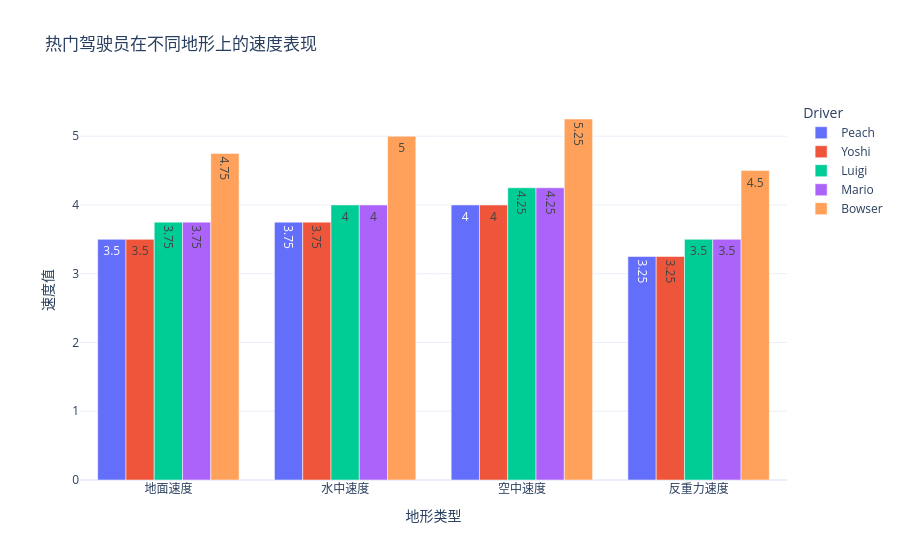

The notebook cell this image was saved under:
### Code cell
def create_terrain_performance(df, name_col, entities, title):
    
    terrain_cols = ['GroundSpeed', 'WaterSpeed', 'AirSpeed', 'AntiGravitySpeed']

    filtered_df = df[df[name_col].isin(entities)]

    fig = go.Figure()
    
    for _, row in filtered_df.iterrows():
        entity_name = row[name_col]
        values = [row[col] for col in terrain_cols]
        
        fig.add_trace(go.Bar(
            x=terrain_cols,
            y=values,
            name=entity_name,
            text=np.round(values, 2),
            textposition='auto'
        ))
    

    fig.update_layout(
        title=title,
        xaxis_title="地形类型",
        yaxis_title="速度值",
        legend_title=name_col,
        barmode='group'
    )
    
    terrain_labels = ['地面速度', '水中速度', '空中速度', '反重力速度']
    fig.update_xaxes(ticktext=terrain_labels, tickvals=terrain_cols)
    
    return fig

terrain_performance = create_terrain_performance(
    drivers_df,
    'Driver',
    ['Mario', 'Luigi', 'Peach', 'Bowser', 'Yoshi'],
    '热门驾驶员在不同地形上的速度表现'
)
terrain_performance.show()

### Figure 1 — Plotly figure (JSON) as saved in the notebook; plotly's stock layout.template omitted (floating-point values rounded to 4 significant figures)
{"data": [{"name": "Peach", "text": [3.5, 3.75, 4, 3.25], "textposition": "auto", "type": "bar", "x": ["GroundSpeed", "WaterSpeed", "AirSpeed", "AntiGravitySpeed"], "y": [3.5, 3.75, 4, 3.25]}, {"name": "Yoshi", "text": [3.5, 3.75, 4, 3.25], "textposition": "auto", "type": "bar", "x": ["GroundSpeed", "WaterSpeed", "AirSpeed", "AntiGravitySpeed"], "y": [3.5, 3.75, 4, 3.25]}, {"name": "Luigi", "text": [3.75, 4, 4.25, 3.5], "textposition": "auto", "type": "bar", "x": ["GroundSpeed", "WaterSpeed", "AirSpeed", "AntiGravitySpeed"], "y": [3.75, 4, 4.25, 3.5]}, {"name": "Mario", "text": [3.75, 4, 4.25, 3.5], "textposition": "auto", "type": "bar", "x": ["GroundSpeed", "WaterSpeed", "AirSpeed", "AntiGravitySpeed"], "y": [3.75, 4, 4.25, 3.5]}, {"name": "Bowser", "text": [4.75, 5, 5.25, 4.5], "textposition": "auto", "type": "bar", "x": ["GroundSpeed", "WaterSpeed", "AirSpeed", "AntiGravitySpeed"], "y": [4.75, 5, 5.25, 4.5]}], "layout": {"autosize": true, "barmode": "group", "legend": {"title": {"text": "Driver"}}, "title": {"text": "热门驾驶员在不同地形上的速度表现"}, "xaxis": {"autorange": true, "range": [-0.5, 3.5], "ticktext": ["地面速度", "水中速度", "空中速度", "反重力速度"], "tickvals": ["GroundSpeed", "WaterSpeed", "AirSpeed", "AntiGravitySpeed"], "title": {"text": "地形类型"}, "type": "category"}, "yaxis": {"autorange": true, "range": [0, 5.526], "title": {"text": "速度值"}, "type": "linear"}}}
